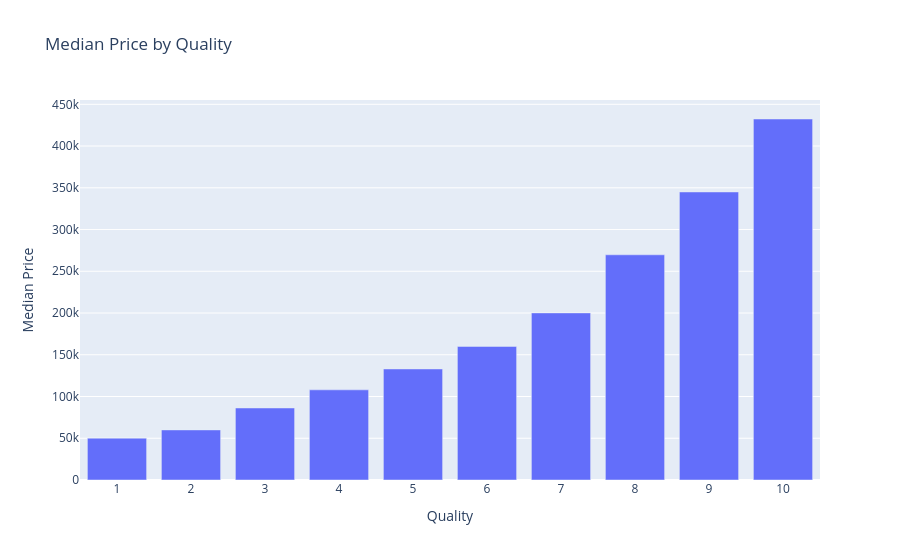

Notebook code cell kept with this figure:
### Markdown cell above
The line chart shows average house prices from 2006 to 2010. Prices peaked in 2007 at around 186k USD, then dropped sharply to 177k USD in 2008 reflecting consequences of the global financial crisis on the mortgage market. A small recovery followed in 2009 (179k USD), but prices declined again by 2010. Overall the market showed limited volatility, with prices staying in the 177k-186k USD range throughout the period

### Code cell
avg_price = df.groupby('GenQuality')['Price'].median()
fig = px.bar(x=avg_price.index.astype(str), y=avg_price.values,
             labels={'x': 'Quality', 'y': 'Median Price'},
             title='Median Price by Quality')
fig.show()

### Figure 1 — Plotly figure (JSON) as saved in the notebook; plotly's stock layout.template omitted (floating-point values rounded to 4 significant figures)
{"data": [{"hovertemplate": "Quality=%{x}<br>Median Price=%{y}<extra></extra>", "legendgroup": "", "marker": {"color": "#636efa", "pattern": {"shape": ""}}, "name": "", "orientation": "v", "showlegend": false, "textposition": "auto", "x": ["1", "2", "3", "4", "5", "6", "7", "8", "9", "10"], "xaxis": "x", "y": [50150.0, 60000.0, 86250.0, 108000.0, 133000.0, 160000.0, 200100.0, 269800.0, 345000.0, 432400.0], "yaxis": "y", "type": "bar"}], "layout": {"xaxis": {"anchor": "y", "domain": [0.0, 1.0], "title": {"text": "Quality"}}, "yaxis": {"anchor": "x", "domain": [0.0, 1.0], "title": {"text": "Median Price"}}, "legend": {"tracegroupgap": 0}, "title": {"text": "Median Price by Quality"}, "barmode": "relative"}}
